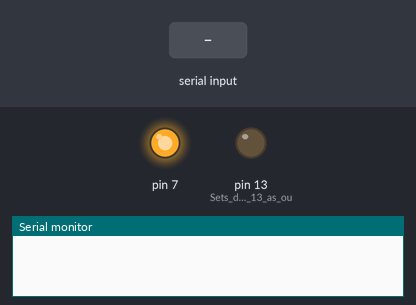
This sketch was run on a simulated Arduino Uno, built with avr-gcc and run on an emulated ATmega328P. On the bench: output pins drawn as LEDs (lit = HIGH), the last lines printed to the serial monitor. Inputs (shaded band) come from the test bench.

Above: at 1.2 s.
1.3 s: "1\n" received over Serial
At 2.6 s:
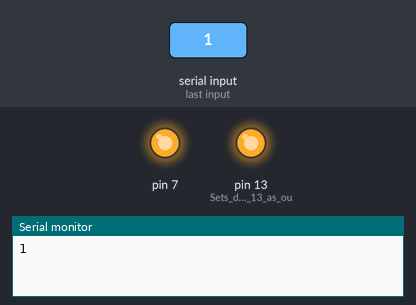
2.9 s: "0\n" received over Serial
At 4.0 s:
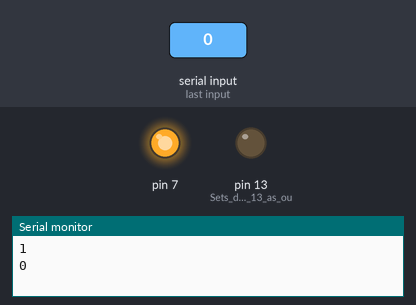
Timing chart, 0 to 5.9 s (numbered marks = the images above; inputs shaded):
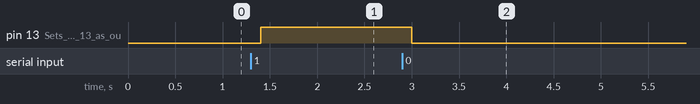

The sketch:

Bluetooth_Trial1.ino
```cpp
char data = 0;                //Variable for storing received data
//Sends data from bluetooth terminal to HC05 and prints on arduino
void setup()
{
  Serial.begin(9600);         //Sets the data rate in bits per second (baud) for serial data transmission
  pinMode(13, OUTPUT);        //Sets digital pin 13 as output pin
 pinMode(7, OUTPUT);
  digitalWrite(7, HIGH);
}
void loop()
{
  if(Serial.available() > 0)  // Send data only when you receive data:
  {
    data = Serial.read();      //Read the incoming data and store it into variable data
    delay(100);
    Serial.print(data);        //Print Value inside data in Serial monitor
    Serial.print("\n");        //New line
    if(data == '1')            //Checks whether value of data is equal to 1
      digitalWrite(13, HIGH);  //If value is 1 then LED turns ON
    else if(data == '0')       //Checks whether value of data is equal to 0
      digitalWrite(13, LOW);   //If value is 0 then LED turns OFF
  }
}
```

Measured:
- after the input at 1.3 s, pin 13 (Sets_digital_pin_13_as_ou): LOW → HIGH after 0.10 s
- after the input at 2.9 s, pin 13 (Sets_digital_pin_13_as_ou): HIGH → LOW after 0.10 s
